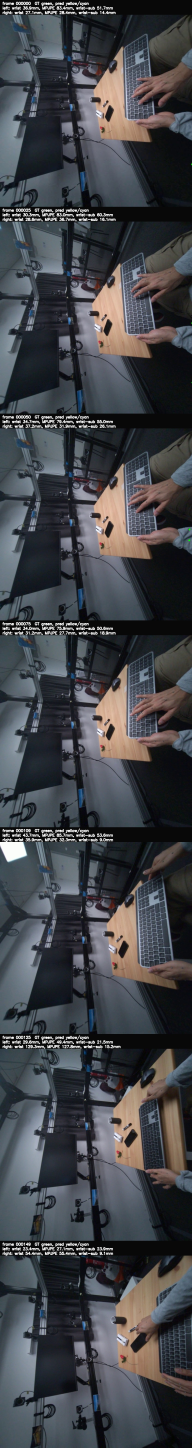
#> input picture experiments/sam3d_p11_p12_branch/frozen_reports/20260811_keyboard_seed42_v1/post_freeze_diagnostics/review/current_hawor_mano3d_review.jpg, 960 x 7238 px (shown at 1/5 size)
$ python -i diagnose_mask_depth_alignment_three_experiments.py   (imports and definitions only)   (Python 2 division)
#> lines starting #> are read from the running program, lines starting #| are printed output that depends on the picture
#!/usr/bin/env python3
"""Three-experiment audit for SAM3D/GHOST-lite mask-depth-surface alignment.

The audit is deliberately CPU-only and prediction-read-only:

1. Closed-loop depth reprojection: mask/depth pixel -> camera 3D -> same pixel,
   plus camera -> world -> camera closure and stored visible-surfel consistency.
2. Direct mask/depth/observed-surface overlay without SAM3D: dense owned-depth
   support, robust first-surface support, depth discontinuities, and the anchor
   Poisson observed surface versus raw/owned masks.
3. Downstream GHOST-lite error pattern: reuse frozen before/after alignment,
   full-resolution first-hit, full-video mask/raster, and wrong-vs-correct-K
   reports to decide whether the observed mismatch behaves like a depth problem.
"""
from __future__ import annotations

import argparse
import hashlib
import json
import math
import shutil
import sys
import time
from pathlib import Path
from typing import Any

import cv2
import numpy as np
import trimesh

HERE = Path(__file__).resolve()
REPO = HERE.parents[2]
SCRIPTS = REPO / "scripts"
if str(SCRIPTS) not in sys.path:
    sys.path.insert(0, str(SCRIPTS))

from build_v19_visible_geometry_from_sam2_depth import robust_first_surface_depth_ownership  # noqa: E402

BASE = Path(
    "/mnt/truenas-user-home/kupingxin/ego_annotation_outputs/hot3d_pinhole_rgbd_selection_v1/"
    "backend_tests/20260819T122452Z_hot3d_milk_local_authority_local29_v1/runs/"
    "P0014_84ea2dcc_carton_milk_f2370_2519"
)
GHOST = BASE / "experiments/sam3d_native_ghost_lite_20260826"
SCHEMA = "sam3d_ghost_lite_mask_depth_alignment_three_experiments_v1"
DEFAULT_FRAMES = "30,50,70,92,103,110,121,130,146"


# [75 lines left out: functions parse_args, require_file, prepare_output, load_json, sha256_file, not called in this run]


def file_ref(path: Path) -> dict[str, Any]:
    path = require_file(path, "input")
    return {"path": str(path), "bytes": int(path.stat().st_size), "sha256": sha256_file(path)}


# [5 lines left out: function read_mask, not called in this run]


def resize_mask(mask: np.ndarray, width: int, height: int) -> np.ndarray:
    interpolation = getattr(cv2, "INTER_NEAREST_EXACT", cv2.INTER_NEAREST)
    return cv2.resize(mask.astype(np.uint8), (int(width), int(height)), interpolation=interpolation) > 0


# [161 lines left out: functions boundary, summarize, mask_metrics, symmetric_boundary_metrics, project_camera, apply_affine and 6 more, not called in this run]


def draw_mask_contours(image: np.ndarray, mask: np.ndarray, color_bgr: tuple[int, int, int], thickness: int = 2) -> None:
    contours, _ = cv2.findContours(np.asarray(mask, dtype=np.uint8), cv2.RETR_EXTERNAL, cv2.CHAIN_APPROX_SIMPLE)
    cv2.drawContours(image, contours, -1, color_bgr, thickness, cv2.LINE_AA)


# [261 lines left out: functions put_label, crop_with_context, resize_to_square, rasterize_mesh_silhouette, metric_values_by_frame, correlation and 1 more, not called in this run]


def make_direct_review(frame_rows: list[dict[str, Any]], output: Path) -> dict[str, Any]:
    tiles: list[np.ndarray] = []
    for row in frame_rows:
        visual = row["_visual"]
        rgb = visual["rgb"]
        owned = visual["owned_mask"]
        raw = visual["raw_mask"]
        dense = visual["dense_valid_display"]
        robust = visual["robust_display"]
        quarantined = visual["quarantined_display"]
        depth_edges = visual["depth_edges_display"]
        near_edges = visual["near_depth_edges_display"]

        p1 = rgb.copy()
        add_alpha_mask(p1, raw, (255, 80, 30), 0.20)
        add_alpha_mask(p1, owned, (65, 205, 75), 0.28)
        draw_mask_contours(p1, raw, (255, 80, 30), 2)
        draw_mask_contours(p1, owned, (65, 205, 75), 2)
        put_label(
            p1,
            f"f{row['frame_idx']:03d} masks",
            f"raw SAM2 blue | object-owned green | owned/raw {row['experiment_2_direct_mask_depth']['owned_over_raw_area_fraction']:.3f}",
        )

        p2 = rgb.copy()
        add_alpha_mask(p2, dense, (65, 205, 75), 0.22)
        add_alpha_mask(p2, robust, (35, 220, 255), 0.30)
        add_alpha_mask(p2, quarantined, (35, 35, 235), 0.48)
        draw_mask_contours(p2, owned, (245, 245, 245), 1)
        draw_mask_contours(p2, robust, (35, 220, 255), 2)
        robust_metric = row["experiment_2_direct_mask_depth"]["robust_first_surface_display_vs_owned"]
        put_label(
            p2,
            f"f{row['frame_idx']:03d} depth support",
            f"dense green | robust yellow | quarantined red | IoU {robust_metric['iou']:.3f}",
        )

        p3 = rgb.copy()
        edge_points = np.zeros_like(rgb)
        edge_points[depth_edges] = (40, 40, 220)
        p3[depth_edges] = cv2.addWeighted(p3, 0.25, edge_points, 0.75, 0.0)[depth_edges]
        near_points = np.zeros_like(rgb)
        near_points[near_edges] = (35, 120, 255)
        p3[near_edges] = cv2.addWeighted(p3, 0.20, near_points, 0.80, 0.0)[near_edges]
        draw_mask_contours(p3, owned, (65, 205, 75), 2)
        draw_mask_contours(p3, robust, (35, 220, 255), 1)
        edge_metric = row["experiment_2_direct_mask_depth"]["mask_boundary_to_near_depth_edge_distance_source_px"]
        put_label(
            p3,
            f"f{row['frame_idx']:03d} depth discontinuity",
            f"green mask boundary | orange/red depth edges | med {edge_metric.get('median_px', float('nan')):.2f} src px",
        )

        panels = [crop_with_context(image, [raw, owned, robust]) for image in (p1, p2, p3)]
        tiles.append(np.hstack(panels))
    sheet = np.vstack(tiles)
    output.parent.mkdir(parents=True, exist_ok=True)
    if not cv2.imwrite(str(output), sheet, [cv2.IMWRITE_JPEG_QUALITY, 94]):
        raise RuntimeError(f"failed to write direct review: {output}")
    return {"path": str(output), "bytes": int(output.stat().st_size), "sha256": sha256_file(output)}


# [468 lines left out: functions analyze_anchor_observed_surface, analyze_ghost_downstream, draw_polyline, make_pattern_chart, write_markdown, main, not called in this run]


# [2 lines not run here, left out]

>>> import cv2
>>> picture = cv2.imread('../sam3d_p11_p12_branch/frozen_reports/20260811_keyboard_seed42_v1/post_freeze_diagnostics/review/current_hawor_mano3d_review.jpg', cv2.IMREAD_GRAYSCALE)
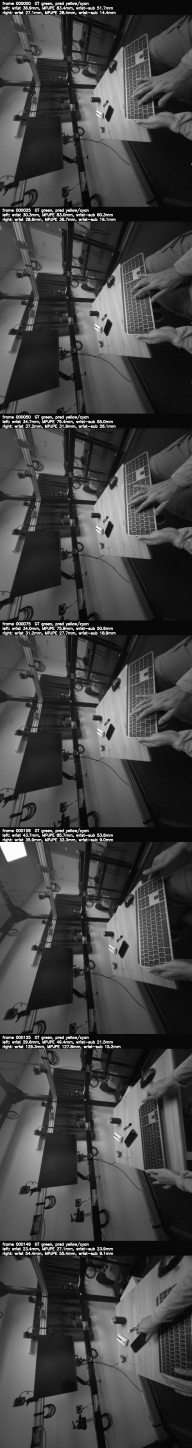
#> picture: shape (7238, 960) (shown at 1/5 size); min 0, max 255, mean 68.2
>>> result = make_direct_review(picture, 'out.png')
#> the loop in make_direct_review, `for row in frame_rows:` made 1 pass
#> after the loop in make_direct_review, `for row in frame_rows:`: tiles = []
#> (the run stopped early here; a loop or call above may not have finished)

$ run again, on experiments/v19_metric_camera_contract/frozen_reports/20260812_hot3d_keyboard_sensor_first_v9/review/anchor_candidate_review.jpg
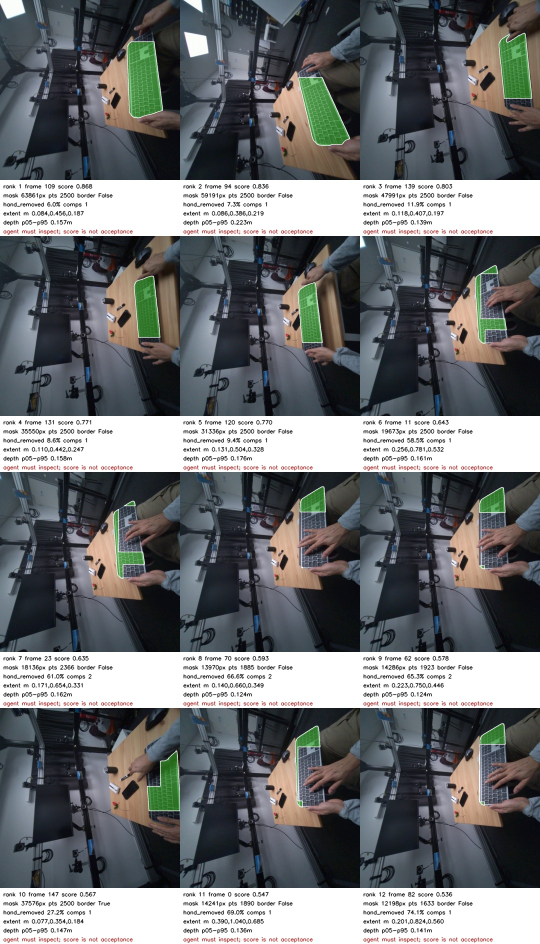
#> input picture experiments/v19_metric_camera_contract/frozen_reports/20260812_hot3d_keyboard_sensor_first_v9/review/anchor_candidate_review.jpg, 1080 x 1888 px (shown at 1/2 size)
#> `picture = cv2.imread('../sam3d_p11_p12_branch/frozen_reports/20260811_..`:
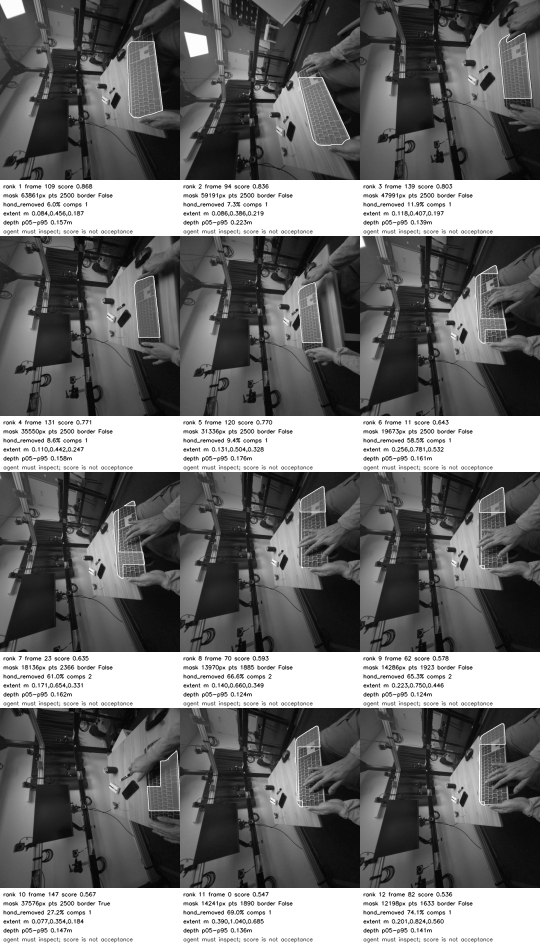
#> picture: shape (1888, 1080) (shown at 1/2 size); min 0, max 255, mean 111.6
#> the loop in make_direct_review, `for row in frame_rows:` made 1 pass
#> after the loop in make_direct_review, `for row in frame_rows:`: tiles = []

$ run again, on experiments/v19_metric_camera_contract/frozen_reports/20260812_hot3d_keyboard_sensor_first_v9/review/multiframe_reprojection_qc.jpg
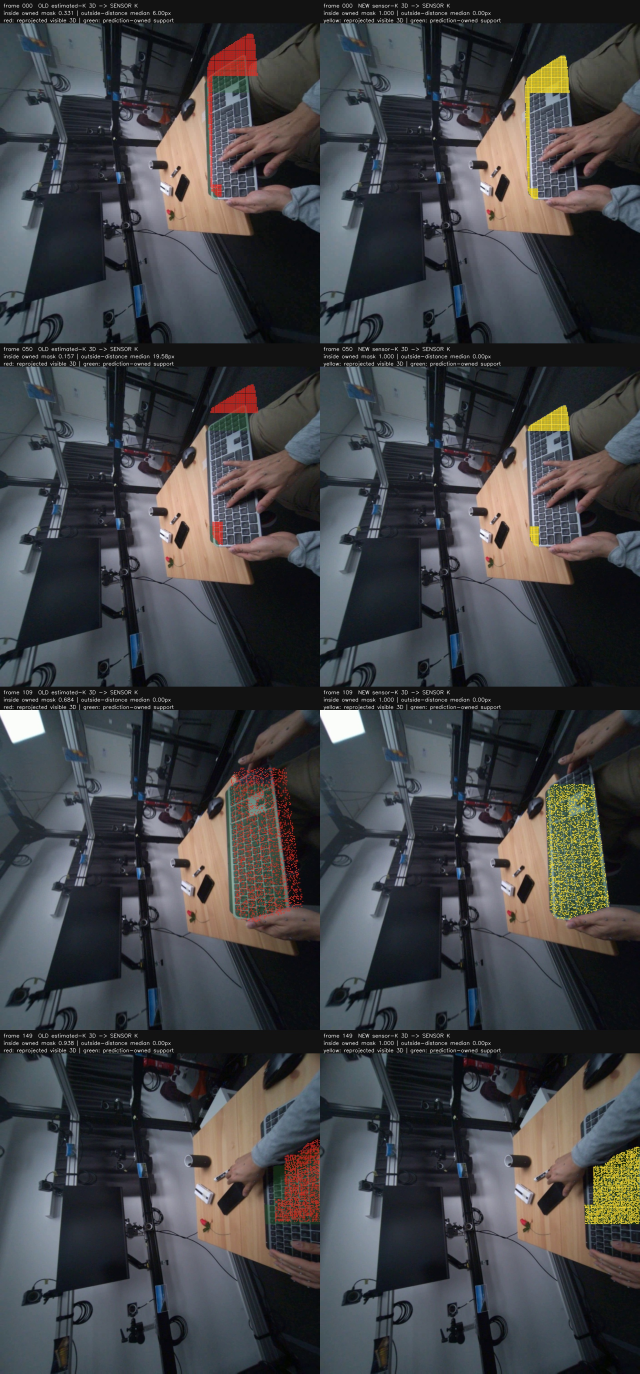
#> input picture experiments/v19_metric_camera_contract/frozen_reports/20260812_hot3d_keyboard_sensor_first_v9/review/multiframe_reprojection_qc.jpg, 1920 x 4120 px (shown at 1/3 size)
#> `picture = cv2.imread('../sam3d_p11_p12_branch/frozen_reports/20260811_..`:
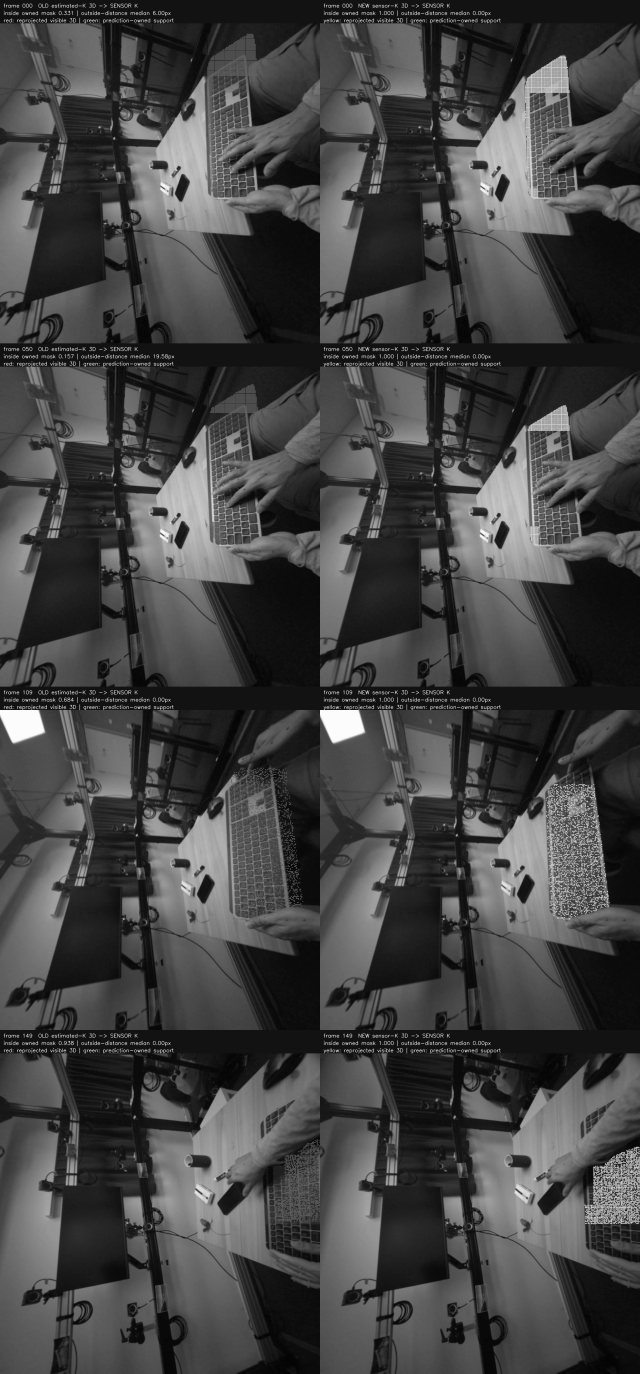
#> picture: shape (4120, 1920) (shown at 1/3 size); min 0, max 255, mean 67.7
#> the loop in make_direct_review, `for row in frame_rows:` made 1 pass
#> after the loop in make_direct_review, `for row in frame_rows:`: tiles = []
